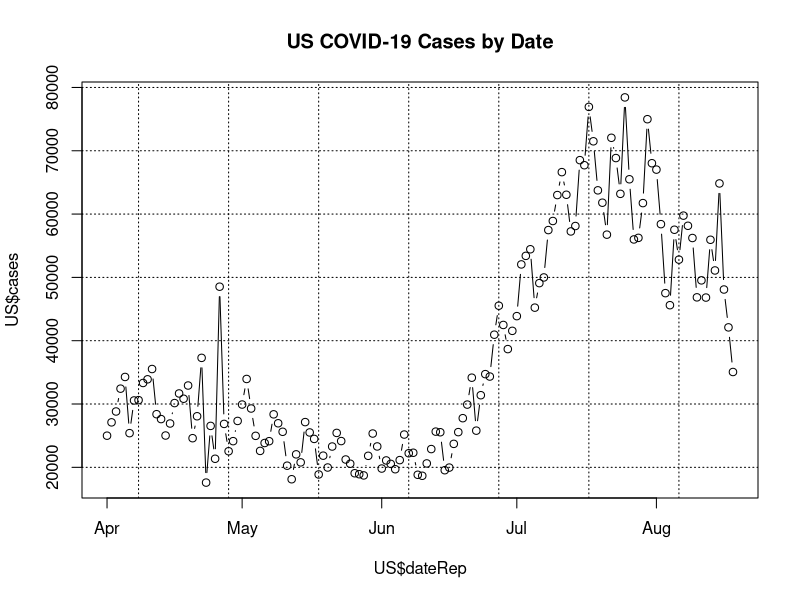
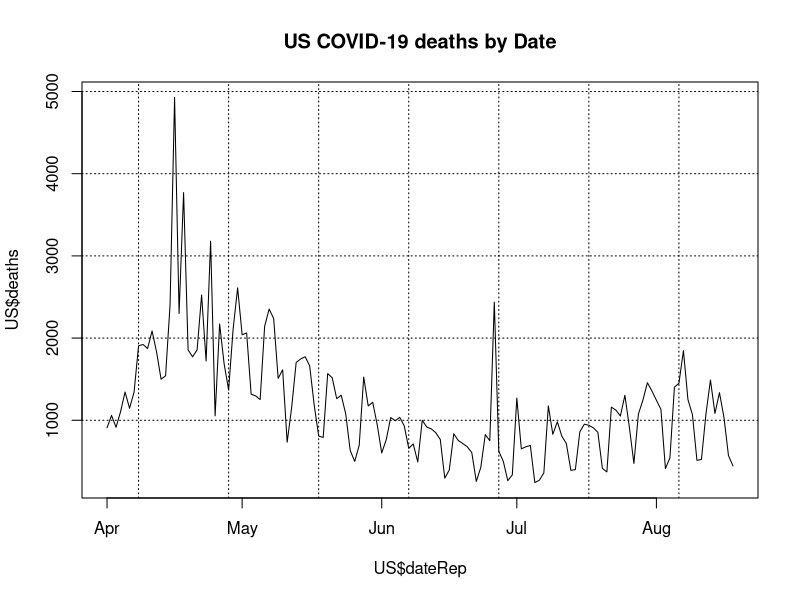
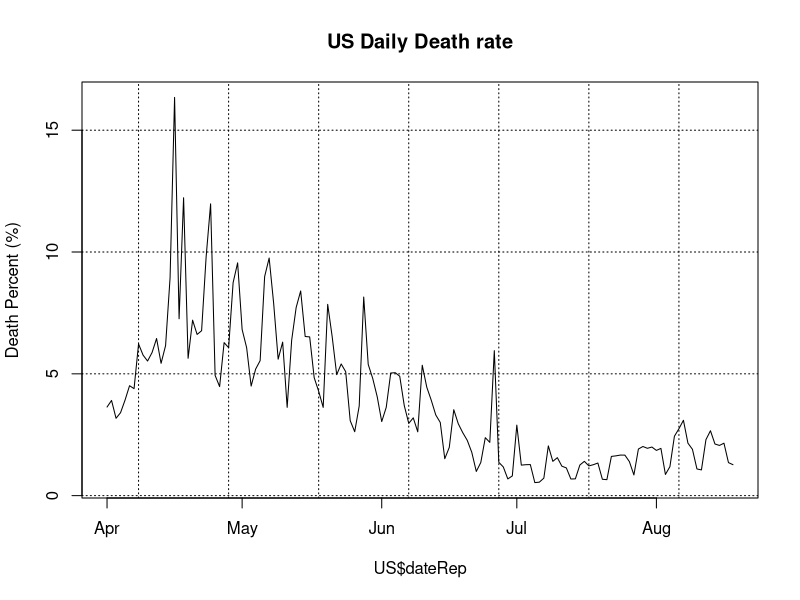
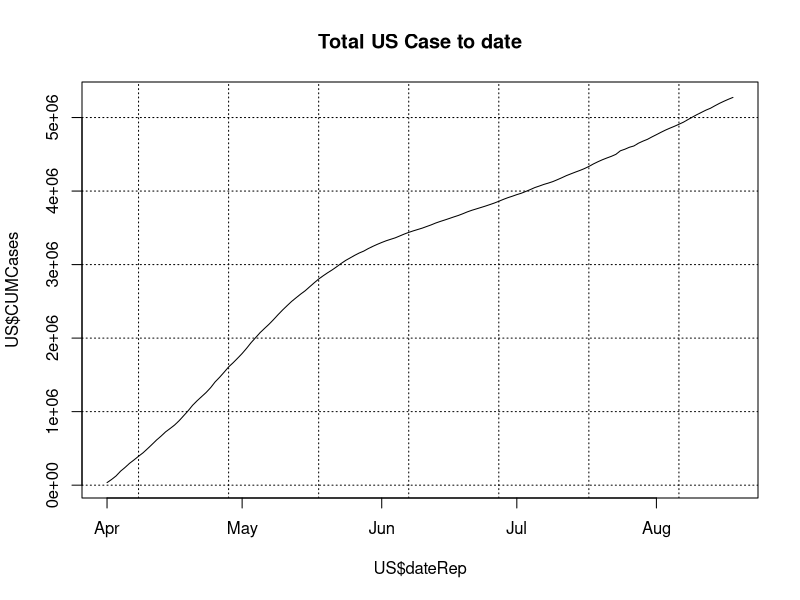
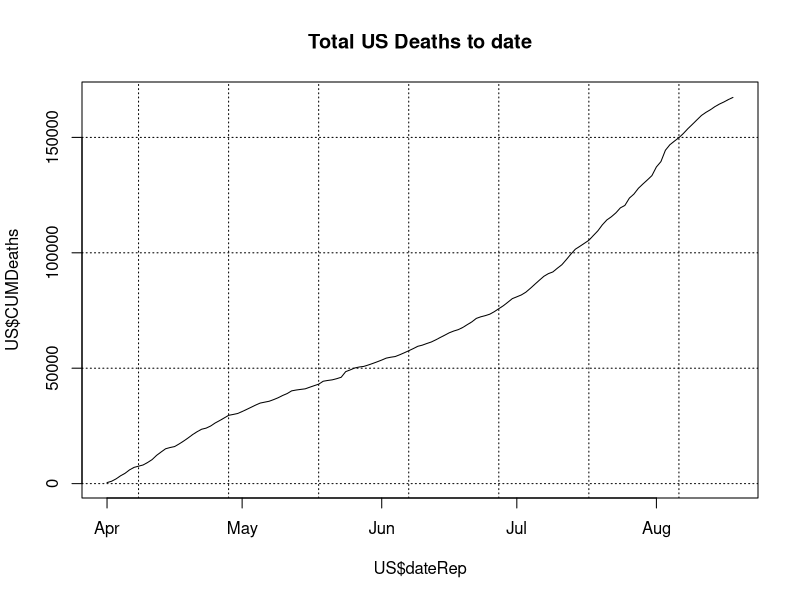

The R script that drew these images, in order:
df <- read.csv("./COVID-19.csv")
df$dateRep <- as.Date(df$dateRep,format="%m-%d-%Y")
US <- subset(df,geoId =="US" & dateRep >="2020-4-01")
str(df)

## Daily Plot of Cases and DEaths
plot(US$dateRep,US$cases,type="b",main="US COVID-19 Cases by Date")
grid(col="black")
plot(US$dateRep,US$deaths,type="l",main="US COVID-19 deaths by Date")
grid(col="black")
## Calc Deaths Rate and plot;
US$Drate <- US$deaths / US$cases *100
plot(US$dateRep,US$Drate,type="l",main = "US Daily Death rate",ylab="Death Percent (%)")
grid(col="black")
##
##  Calculate to date
US$dateRep <- sort(US$dateRep)
US$CUMCases <- cumsum(US$cases)
plot(US$dateRep,US$CUMCases,type="l",main="Total US Case to date")
grid(col="black")

US$CUMDeaths <- cumsum(US$deaths)
plot(US$dateRep,US$CUMDeaths,type="l",main="Total US Deaths to date")
grid(col="black")
